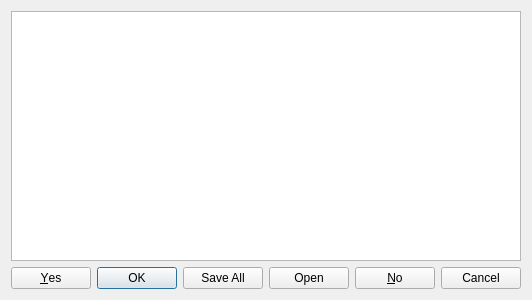
<?xml version="1.0" encoding="UTF-8"?>
<ui version="4.0">
 <class>InfoDialog</class>
 <widget class="QDialog" name="InfoDialog">
  <property name="geometry">
   <rect>
    <x>0</x>
    <y>0</y>
    <width>508</width>
    <height>300</height>
   </rect>
  </property>
  <property name="windowTitle">
   <string>Dialog</string>
  </property>
  <layout class="QVBoxLayout" name="verticalLayout">
   <item>
    <widget class="QTextEdit" name="textEdit"/>
   </item>
   <item>
    <widget class="QDialogButtonBox" name="buttonBox">
     <property name="standardButtons">
      <set>QDialogButtonBox::Cancel|QDialogButtonBox::No|QDialogButtonBox::Ok|QDialogButtonBox::Open|QDialogButtonBox::SaveAll|QDialogButtonBox::Yes</set>
     </property>
    </widget>
   </item>
  </layout>
 </widget>
 <resources/>
 <connections/>
</ui>
